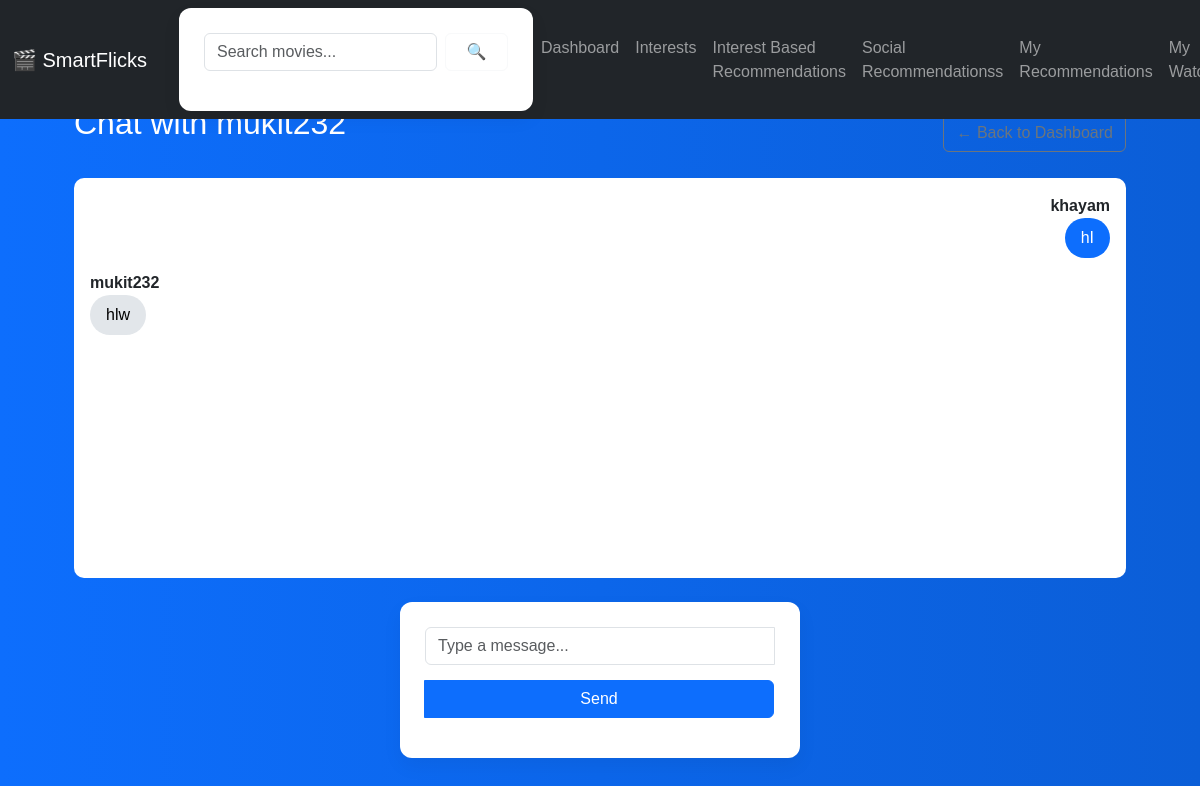
Page /chat/5 (signed in) on the committed database.
### tables this page shows
CREATE TABLE users (
            id INTEGER PRIMARY KEY AUTOINCREMENT,
            username TEXT UNIQUE,
            password TEXT,
            email TEXT,
            profile_pic TEXT DEFAULT ''
        );

CREATE TABLE messages (
            id INTEGER PRIMARY KEY AUTOINCREMENT,
            sender_id INTEGER,
            receiver_id INTEGER,
            message TEXT,
            timestamp DATETIME DEFAULT CURRENT_TIMESTAMP,
            FOREIGN KEY (sender_id) REFERENCES users(id),
            FOREIGN KEY (receiver_id) REFERENCES users(id)
        );

### app.py (the view, shortened to what this page needs)
@app.route('/chat/<int:friend_id>', methods=['GET', 'POST'])
def chat(friend_id):
    if 'user_id' not in session:
        return redirect('/login')
    conn = get_db()
    user_id = session['user_id']
    friend = conn.execute('SELECT username FROM users WHERE id = ?', (friend_id,)).fetchone()
    if not friend:
        conn.close()
        flash("Friend not found.", "danger")
        return redirect('/dashboard')
    messages = conn.execute('''
        SELECT m.*, u.username AS sender_name
        FROM messages m
        JOIN users u ON m.sender_id = u.id
        WHERE (sender_id = ? AND receiver_id = ?)
           OR (sender_id = ? AND receiver_id = ?)
        ORDER BY m.timestamp ASC
    ''', (user_id, friend_id, friend_id, user_id)).fetchall()
    conn.close()
    return render_template('chat.html', friend=friend, friend_id=friend_id, messages=messages)

### app.py (called while the page is built)
def get_db():
    conn = sqlite3.connect('database.db')
    conn.row_factory = sqlite3.Row
    return conn

### templates/chat.html (shortened to what this page needs)
{% extends "base.html" %}
{% block content %}
<div class="container">
    <div class="d-flex justify-content-between align-items-center mb-3">
        <h2>Chat with {{ friend['username'] }}</h2>
        <a class="btn btn-outline-secondary" href="/dashboard">← Back to Dashboard</a>
    </div>
    <div id="chat-messages" class="chat-box mb-4"
         style="background: white; padding: 1rem; border-radius: 10px; height: 400px; overflow-y: auto;">
        {% for msg in messages %}
        <div class="message {% if msg['sender_name'] == session['username'] %}sent{% endif %}"
             style="margin-bottom: 0.8rem; {% if msg['sender_name'] == session['username'] %}text-align: right;{% endif %}">
            <div class="sender-name" style="font-weight: bold;">{{ msg['sender_name'] }}</div>
            <div class="message-text"
                 style="display: inline-block; background-color: {% if msg['sender_name'] == session['username'] %}#0d6efd{% else %}#e2e6ea{% endif %}; padding: 0.5rem 1rem; border-radius: 20px; color: {% if msg['sender_name'] == session['username'] %}white{% else %}black{% endif %}; max-width: 75%;">
                {{ msg['message'] }}
            </div>
        </div>
        {% endfor %}
    </div>
    <form method="POST" action="/chat/{{ friend_id }}" autocomplete="off">
        <div class="input-group">
            <input type="text"
                   name="chat_message"
                   id="chat_input"
                   class="form-control"
                   placeholder="Type a message..."
                   required
                   autocomplete="off"
                   autocorrect="off"
                   autocapitalize="off"
                   spellcheck="false"
                   inputmode="text">
            <button type="submit" class="btn btn-primary">Send</button>
        </div>
    </form>
</div>
{% endblock %}

### static/style.css (style rules this page uses)
* { margin: 0; padding: 0; box-sizing: border-box; }
body { font-family: 'Poppins', Arial, sans-serif; background: linear-gradient(to right, #0d6efd, #0b5ed7); min-height: 100vh; padding: 40px; color: #212529; }
h2, h3 { color: #ffffff; margin-bottom: 20px; text-align: center; }
form { background: #ffffff; padding: 25px; border-radius: 12px; width: 100%; max-width: 400px; margin: auto; box-shadow: 0 8px 20px rgba(0, 0, 0, 0.05); }
input, button, select, textarea { width: 100%; padding: 10px 15px; margin-bottom: 15px; border: 1px solid #ced4da; border-radius: 8px; font-size: 16px; transition: all 0.3s ease; }
button { background-color: #0d6efd; color: white; font-weight: 500; border: none; cursor: pointer; transition: background-color 0.3s; }
a { color: #ffffff; text-decoration: none; transition: color 0.3s; }
.container { max-width: 1100px; margin: auto; }

### templates/base.html (style rules this page uses)
body { background-color: #f8f9fa; padding-top: 80px; }

### rows in the picture
users: username "mukit232"
messages: sender_name "khayam", message "hI"
messages: sender_name "mukit232", message "hlw"
